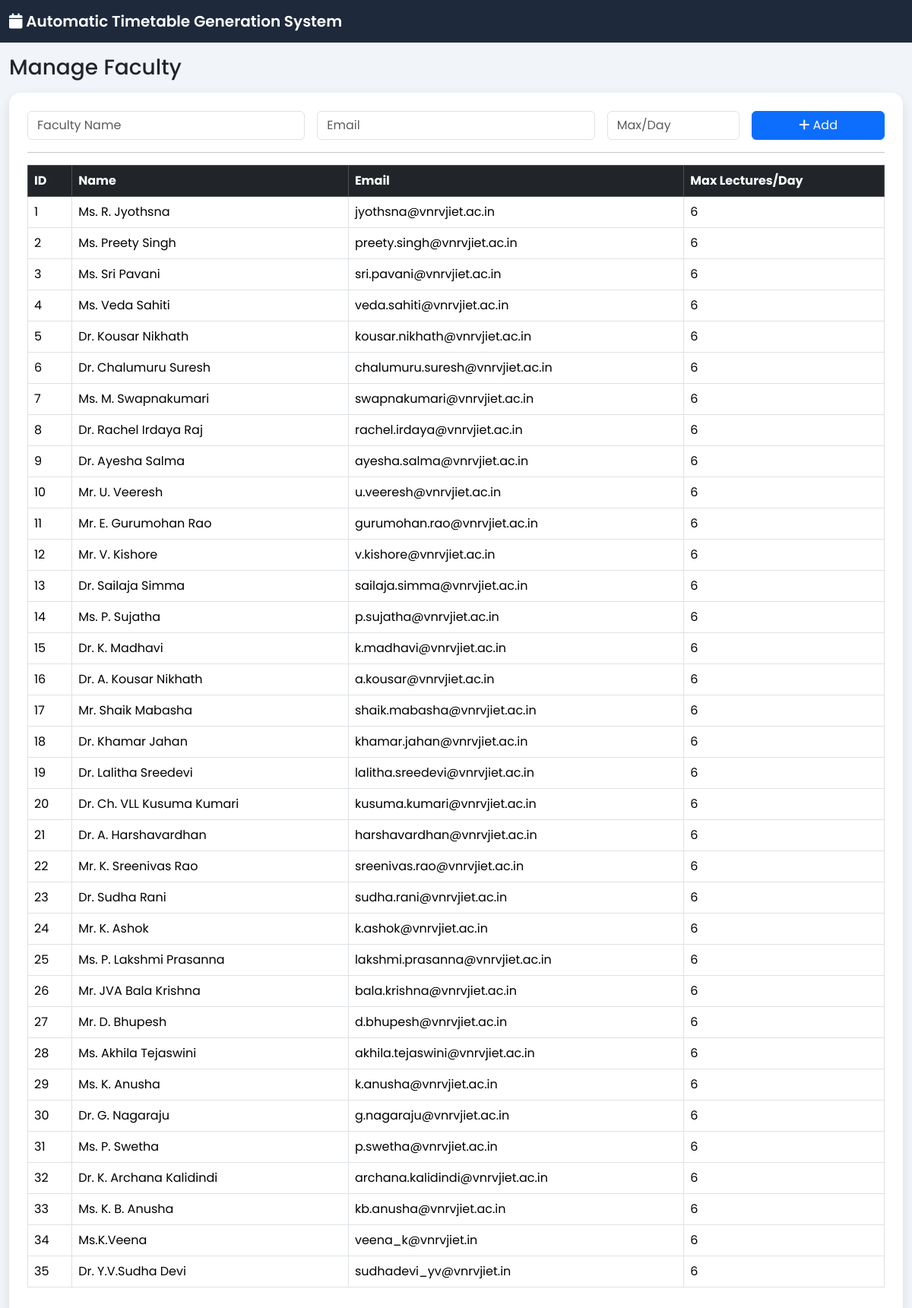
The page /admin/faculty.php (signed in) on the database its author committed.
### tables this page shows
CREATE TABLE `faculty` (
  `faculty_id` int(11) NOT NULL,
  `name` varchar(100) NOT NULL,
  `email` varchar(100) DEFAULT NULL,
  `max_lectures_per_day` int(11) NOT NULL
);

### admin/faculty.php (the view, shortened to what this page needs)
<?php
include("../config/db.php");
include("../layout/header.php");
?>
<div class="container-fluid">
<h3 class="mt-3">Manage Faculty</h3>
<div class="card p-4 mt-3">
<form method="POST" class="row g-3">
<div class="col-md-4">
<input type="text" name="name" class="form-control" placeholder="Faculty Name" required>
</div>
<div class="col-md-4">
<input type="email" name="email" class="form-control" placeholder="Email" required>
</div>
<div class="col-md-2">
<input type="number" name="max" class="form-control" placeholder="Max/Day" required>
</div>
<div class="col-md-2">
<button class="btn btn-primary w-100" name="add">
<i class="fa fa-plus"></i> Add
</button>
</div>
</form>
<hr>
<table class="table table-bordered table-hover">
<thead class="table-dark">
<tr>
<th>ID</th>
<th>Name</th>
<th>Email</th>
<th>Max Lectures/Day</th>
</tr>
</thead>
<tbody>
<?php
$res=$conn->query("SELECT * FROM faculty");
while($row=$res->fetch_assoc()){
?>
<tr>
<td><?php echo $row['faculty_id']; ?></td>
<td><?php echo $row['name']; ?></td>
<td><?php echo $row['email']; ?></td>
<td><?php echo $row['max_lectures_per_day']; ?></td>
</tr>
<?php } ?>
</tbody>
</table>
</div>
</div>
<?php include("../layout/footer.php"); ?>

### layout/header.php (style rules this page uses)
body { font-family:'Poppins',sans-serif; background:#f1f5f9; }
.card { border-radius:15px; box-shadow:0 6px 15px rgba(0,0,0,0.1); border:none; }

### rows shown on the page
faculty: faculty_id "1", name "Ms. R. Jyothsna", email "jyothsna@vnrvjiet.ac.in", max_lectures_per_day "6"
faculty: faculty_id "2", name "Ms. Preety Singh", email "preety.singh@vnrvjiet.ac.in", max_lectures_per_day "6"
faculty: faculty_id "3", name "Ms. Sri Pavani", email "sri.pavani@vnrvjiet.ac.in", max_lectures_per_day "6"
faculty: faculty_id "4", name "Ms. Veda Sahiti", email "veda.sahiti@vnrvjiet.ac.in", max_lectures_per_day "6"
faculty: faculty_id "5", name "Dr. Kousar Nikhath", email "kousar.nikhath@vnrvjiet.ac.in", max_lectures_per_day "6"
faculty: faculty_id "6", name "Dr. Chalumuru Suresh", email "chalumuru.suresh@vnrvjiet.ac.in", max_lectures_per_day "6"
faculty: faculty_id "7", name "Ms. M. Swapnakumari", email "swapnakumari@vnrvjiet.ac.in", max_lectures_per_day "6"
faculty: faculty_id "8", name "Dr. Rachel Irdaya Raj", email "rachel.irdaya@vnrvjiet.ac.in", max_lectures_per_day "6"
faculty: faculty_id "9", name "Dr. Ayesha Salma", email "ayesha.salma@vnrvjiet.ac.in", max_lectures_per_day "6"
faculty: faculty_id "10", name "Mr. U. Veeresh", email "u.veeresh@vnrvjiet.ac.in", max_lectures_per_day "6"
faculty: faculty_id "11", name "Mr. E. Gurumohan Rao", email "gurumohan.rao@vnrvjiet.ac.in", max_lectures_per_day "6"
faculty: faculty_id "12", name "Mr. V. Kishore", email "v.kishore@vnrvjiet.ac.in", max_lectures_per_day "6"
faculty: faculty_id "13", name "Dr. Sailaja Simma", email "sailaja.simma@vnrvjiet.ac.in", max_lectures_per_day "6"
faculty: faculty_id "14", name "Ms. P. Sujatha", email "p.sujatha@vnrvjiet.ac.in", max_lectures_per_day "6"
faculty: faculty_id "15", name "Dr. K. Madhavi", email "k.madhavi@vnrvjiet.ac.in", max_lectures_per_day "6"
faculty: faculty_id "16", name "Dr. A. Kousar Nikhath", email "a.kousar@vnrvjiet.ac.in", max_lectures_per_day "6"
faculty: faculty_id "17", name "Mr. Shaik Mabasha", email "shaik.mabasha@vnrvjiet.ac.in", max_lectures_per_day "6"
faculty: faculty_id "18", name "Dr. Khamar Jahan", email "khamar.jahan@vnrvjiet.ac.in", max_lectures_per_day "6"
faculty: faculty_id "19", name "Dr. Lalitha Sreedevi", email "lalitha.sreedevi@vnrvjiet.ac.in", max_lectures_per_day "6"
faculty: faculty_id "20", name "Dr. Ch. VLL Kusuma Kumari", email "kusuma.kumari@vnrvjiet.ac.in", max_lectures_per_day "6"
faculty: faculty_id "21", name "Dr. A. Harshavardhan", email "harshavardhan@vnrvjiet.ac.in", max_lectures_per_day "6"
faculty: faculty_id "22", name "Mr. K. Sreenivas Rao", email "sreenivas.rao@vnrvjiet.ac.in", max_lectures_per_day "6"
faculty: faculty_id "23", name "Dr. Sudha Rani", email "sudha.rani@vnrvjiet.ac.in", max_lectures_per_day "6"
faculty: faculty_id "24", name "Mr. K. Ashok", email "k.ashok@vnrvjiet.ac.in", max_lectures_per_day "6"
faculty: faculty_id "25", name "Ms. P. Lakshmi Prasanna", email "lakshmi.prasanna@vnrvjiet.ac.in", max_lectures_per_day "6"
faculty: faculty_id "26", name "Mr. JVA Bala Krishna", email "bala.krishna@vnrvjiet.ac.in", max_lectures_per_day "6"
faculty: faculty_id "27", name "Mr. D. Bhupesh", email "d.bhupesh@vnrvjiet.ac.in", max_lectures_per_day "6"
faculty: faculty_id "28", name "Ms. Akhila Tejaswini", email "akhila.tejaswini@vnrvjiet.ac.in", max_lectures_per_day "6"
faculty: faculty_id "29", name "Ms. K. Anusha", email "k.anusha@vnrvjiet.ac.in", max_lectures_per_day "6"
faculty: faculty_id "30", name "Dr. G. Nagaraju", email "g.nagaraju@vnrvjiet.ac.in", max_lectures_per_day "6"
faculty: faculty_id "31", name "Ms. P. Swetha", email "p.swetha@vnrvjiet.ac.in", max_lectures_per_day "6"
faculty: faculty_id "32", name "Dr. K. Archana Kalidindi", email "archana.kalidindi@vnrvjiet.ac.in", max_lectures_per_day "6"
faculty: faculty_id "33", name "Ms. K. B. Anusha", email "kb.anusha@vnrvjiet.ac.in", max_lectures_per_day "6"
faculty: faculty_id "34", name "Ms.K.Veena", email "veena_k@vnrvjiet.in", max_lectures_per_day "6"
faculty: faculty_id "35", name "Dr. Y.V.Sudha Devi", email "sudhadevi_yv@vnrvjiet.in", max_lectures_per_day "6"
